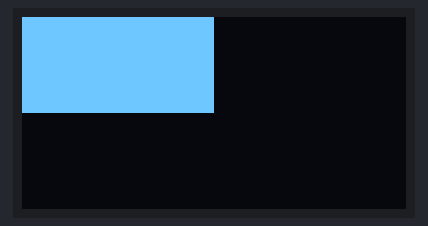
A sketch run on a simulated Arduino Uno, built with avr-gcc and run on an emulated ATmega328P. Parts: 128×64 one-colour display. What the sketch prints to the serial monitor is not drawn.

Above: at 0.1 s.

The sketch:

avr-ssd1306-u8g2-commands.ino
```cpp
// Arduino Uno + SSD1306 128x64 at 0x3C on Wire (SDA = A4, SCL = A5), driven
// with U8g2 in page-buffer mode (the _1_ constructor: firstPage / nextPage,
// eight page transfers per picture), one known picture (the top-left quarter
// lit), then the panel calls U8g2 offers.
//
// Serial protocol (115200): after each step the sketch prints its name and
// waits 50 ms, so a test can look at the panel before the next step.
//   SHOWN    the quarter, as begin() and the page loop left it
//   DIM      setContrast(0)                       (0x81 0x00)
//   ASLEEP   setContrast(255), setPowerSave(1)    (0x81 0xFF, 0xAE)
//   AWAKE    setPowerSave(0)                      (0xAF)
//   FLIPPED  setFlipMode(1) and the page loop again (0xA0 0xC0)
//   DONE
//
// Libraries: U8g2 2.36.19
// Rebuild: node project/board-buses-2026-09/harness/compile-fixture.mjs \
//   --fqbn arduino:avr:uno --libs "U8g2" \
//   --out <this dir> <this dir>/avr-ssd1306-u8g2-commands.ino
#include <Wire.h>
#include <U8g2lib.h>

U8G2_SSD1306_128X64_NONAME_1_HW_I2C u8g2(U8G2_R0, U8X8_PIN_NONE);

static void step(const char *name) {
  Serial.println(name);
  Serial.flush();
  delay(50);
}

static void draw() {
  u8g2.firstPage();
  do {
    u8g2.drawBox(0, 0, 64, 32);
  } while (u8g2.nextPage());
}

void setup() {
  Serial.begin(115200);
  u8g2.begin();
  draw();
  step("SHOWN");

  u8g2.setContrast(0);
  step("DIM");

  u8g2.setContrast(255);
  u8g2.setPowerSave(1);
  step("ASLEEP");

  u8g2.setPowerSave(0);
  step("AWAKE");

  u8g2.setFlipMode(1);
  draw();
  step("FLIPPED");
  Serial.println("DONE");
}

void loop() {}
```
